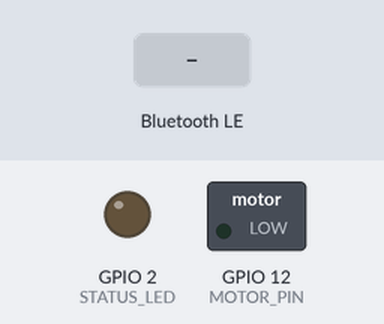
Recording of a sketch running on a simulated ESP32. Parts: switched loads named in the sketch (green lamp = pin HIGH), output pins drawn as LEDs (lit = HIGH). The inputs (shaded band) are chosen by the test bench. Nothing arrives over Bluetooth unless stated; a phone connects over Bluetooth LE 3 s after start; what the sketch prints to the serial monitor is not drawn.

Above: at 1.2 s.
1.3 s: Bluetooth LE write "1" received
At 1.9 s:
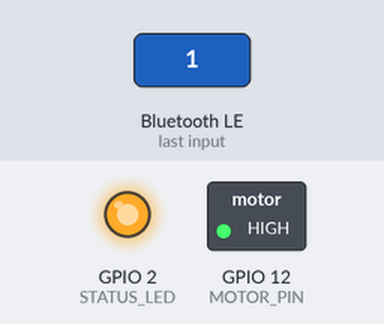
At 2.4 s:
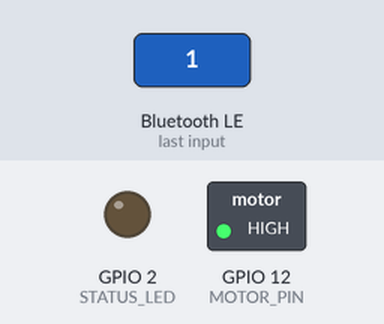
4.3 s: Bluetooth LE write "0" received
At 4.7 s:
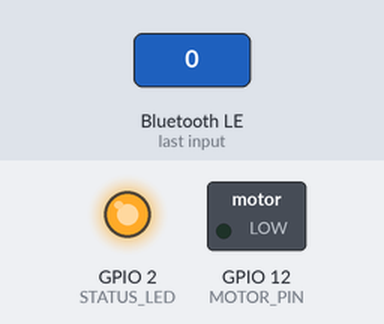
Timing chart, 0 to 7.3 s (numbered marks = the images above; inputs shaded):
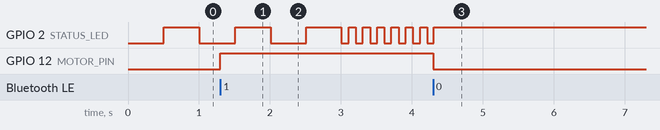

Measured:
- after the input at 1.3 s, GPIO 12 (MOTOR_PIN): LOW → HIGH at once
- after the input at 4.3 s, GPIO 2 (STATUS_LED): goes on until 4.3 s, then stays HIGH; GPIO 12 (MOTOR_PIN): HIGH → LOW at once

The sketch:

esp_code.ino
```cpp
#include <BLEDevice.h>
#include <BLEUtils.h>
#include <BLEServer.h>
#include <BLE2902.h>

// Unique IDs for Bluetooth sync (DO NOT CHANGE)
#define SERVICE_UUID        "4fafc201-1fb5-459e-8fcc-c5c9c331914b"
#define CHARACTERISTIC_UUID "beb5483e-36e1-4688-b7f5-ea07361b26a8"

const int MOTOR_PIN = 12;      // GPIO 12 connected to the vibrator
const int STATUS_LED = 2;      // Built-in blue LED for connection status

bool deviceConnected = false;
bool isVibrating = false;
unsigned long lastBlinkTime = 0;
bool ledState = false;

// Handle device Bluetooth connection and disconnection
class MyServerCallbacks : public BLEServerCallbacks {
    void onConnect(BLEServer* pServer) {
        deviceConnected = true;
        digitalWrite(STATUS_LED, HIGH); // Built-in LED turns solid when paired
        Serial.println("✅ Web App Connected!");
    }

    void onDisconnect(BLEServer* pServer) {
        deviceConnected = false;
        isVibrating = false;
        digitalWrite(MOTOR_PIN, LOW);   // Turn off motor
        Serial.println("❌ Web App Disconnected. Scanning again...");
        pServer->startAdvertising();    // Restart Bluetooth advertising
    }
};

// Handle incoming signal from web app
class MyCharacteristicCallbacks : public BLECharacteristicCallbacks {
    void onWrite(BLECharacteristic* pCharacteristic) {
        String value = pCharacteristic->getValue();
        if (value.length() > 0) {
            char command = value[0];

            if (command == '1') {
                isVibrating = true;
                digitalWrite(MOTOR_PIN, HIGH); // Turn haptic motor ON
                Serial.println("📳 HAPTIC ALERTS ON");
            } else if (command == '0') {
                isVibrating = false;
                digitalWrite(MOTOR_PIN, LOW);  // Turn haptic motor OFF
                Serial.println("⏸️ HAPTIC ALERTS OFF");
            }
        }
    }
};

void setup() {
    Serial.begin(115200);

    pinMode(MOTOR_PIN, OUTPUT);
    pinMode(STATUS_LED, OUTPUT);
    digitalWrite(MOTOR_PIN, LOW); // Start with motor turned off
    digitalWrite(STATUS_LED, LOW);

    // Initialize BLE
    BLEDevice::init("NearBand Wearable");
    BLEServer* pServer = BLEDevice::createServer();
    pServer->setCallbacks(new MyServerCallbacks());

    BLEService* pService = pServer->createService(SERVICE_UUID);
    BLECharacteristic* pCharacteristic = pService->createCharacteristic(
        CHARACTERISTIC_UUID,
        BLECharacteristic::PROPERTY_READ |
        BLECharacteristic::PROPERTY_WRITE |
        BLECharacteristic::PROPERTY_NOTIFY
    );

    pCharacteristic->setCallbacks(new MyCharacteristicCallbacks());
    pCharacteristic->addDescriptor(new BLE2902());

    pService->start();

    // Start advertising so the web app can find the ESP32
    BLEAdvertising* pAdvertising = BLEDevice::getAdvertising();
    pAdvertising->addServiceUUID(SERVICE_UUID);
    pAdvertising->setScanResponse(true);
    BLEDevice::startAdvertising();

    Serial.println("📡 BLE Active! Device Name: 'NearBand Wearable'");
}

void loop() {
    unsigned long currentMillis = millis();

    // Visual pairing feedback on the built-in LED
    if (!deviceConnected) {
        // Blink built-in LED while waiting for connection
        if (currentMillis - lastBlinkTime >= 500) {
            lastBlinkTime = currentMillis;
            ledState = !ledState;
            digitalWrite(STATUS_LED, ledState ? HIGH : LOW);
        }
    } else {
        if (isVibrating) {
            // Blink very fast if alerts are vibrating
            if (currentMillis - lastBlinkTime >= 100) {
                lastBlinkTime = currentMillis;
                ledState = !ledState;
                digitalWrite(STATUS_LED, ledState ? HIGH : LOW);
            }
        } else {
            digitalWrite(STATUS_LED, HIGH); // Solid ON when connected and waiting
        }
    }
    delay(10);
}
```
